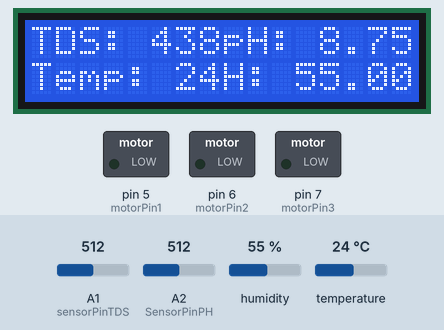
A sketch run on a simulated Arduino Uno, built with avr-gcc and run on an emulated ATmega328P. Parts: 16×2 character LCD, switched loads named in the sketch (green lamp = pin HIGH). Inputs (shaded band) come from the test bench; at power-on: humidity 55 %, A1 (sensorPinTDS) = 512, A2 (SensorPinPH) = 512, temperature 24 °C. What the sketch prints to the serial monitor is not drawn.

Above: at 1.2 s.
1.3 s: humidity set to 22 %
At 3.7 s:
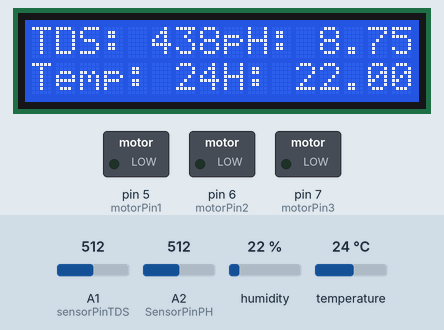
4.1 s: A1 (sensorPinTDS) set to 716
At 5.5 s:
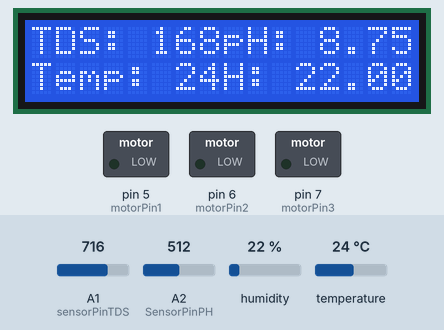
6.5 s: A2 (SensorPinPH) set to 716
At 8.4 s:
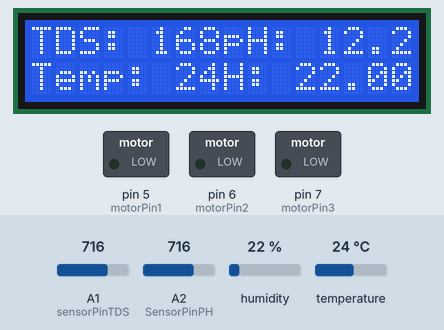
8.9 s: temperature set to 12 °C
At 10.6 s:
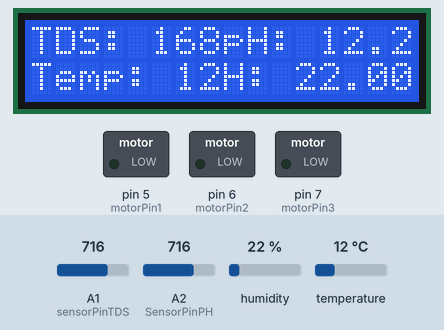
11.3 s: A1 (sensorPinTDS) set to 992
At 12.8 s:
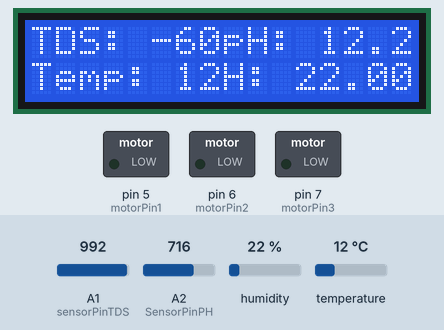
13.7 s: A2 (SensorPinPH) set to 992
At 15.1 s:
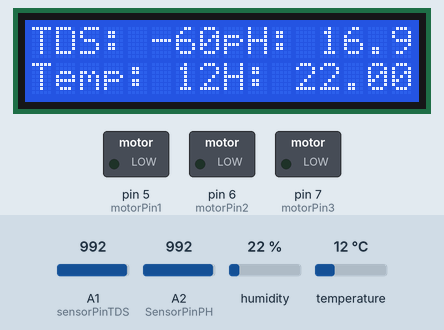
Timing chart, 0 to 16.7 s (numbered marks = the images above; inputs shaded):
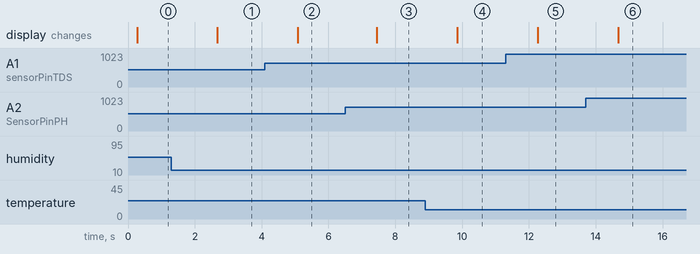

The sketch:

ino_code___firebase_sensor_data_real_time_working_complete__.ino
```cpp
#include <Wire.h>
#include <LiquidCrystal_I2C.h>
#include <DHT.h>
#include <ArduinoJson.h>


#define sensorPinTDS A1
#define SensorPinPH A2
#define DHTPIN 9
DHT dht(DHTPIN, DHT11);  // Assuming DHT11 sensor


LiquidCrystal_I2C lcd(0x27, 16, 2);  // set the LCD address to 0x27 for a 16 chars and 2 line display


const int motorPin1 = 5;  // Pin connected to the relay module controlling motor 1
const int motorPin2 = 6;  // Pin connected to the relay module controlling motor 2
const int motorPin3 = 7;  // Pin connected to the relay module controlling motor 3

unsigned long lastMotor2RunTime = 0;


float temperature, humidity;

void setup() {
  Serial.begin(9600);
  lcd.init();
  lcd.backlight();
  dht.begin();
  pinMode(motorPin1, OUTPUT);  // Initialize motorPin1 as output
  pinMode(motorPin2, OUTPUT);  // Initialize motorPin2 as output
  pinMode(motorPin3, OUTPUT);  // Initialize motorPin3 as output
  Serial.println("Program started");
}

void loop() {
  StaticJsonDocument<200> doc;

  // Read sensor data
  humidity = dht.readHumidity();
  temperature = dht.readTemperature();


  // Read TDS value
  int sensorValueTDS = analogRead(sensorPinTDS);
  float VoltageTDS = sensorValueTDS * 5.0 / 1024.0;
  float tdsValue = (133.42 / VoltageTDS * VoltageTDS * VoltageTDS - 255.86 * VoltageTDS * VoltageTDS + 857.39 * VoltageTDS) * 0.5;


  // Read pH value
  int buf[10], temp;
  unsigned long int avgValue = 0;
  for (int i = 0; i < 10; i++) {
    buf[i] = analogRead(SensorPinPH);
    delay(10);
  }
  for (int i = 0; i < 9; i++) {
    for (int j = i + 1; j < 10; j++) {
      if (buf[i] > buf[j]) {
        temp = buf[i];
        buf[i] = buf[j];
        buf[j] = temp;
      }
    }
  }
  for (int i = 2; i < 8; i++) {
    avgValue += buf[i];
  }
  float phValue = (float)avgValue * 5.0 / 1024.0 / 6.0;
  phValue = 3.5 * phValue;


  // Check for invalid sensor readings (optional)
  if (isnan(humidity) || isnan(temperature) || isnan(phValue) || isnan(tdsValue)) {
    Serial.println("Failed to read from sensor!");
  }

  // Assign data to JSON object
  doc.clear();
  doc["humidity"] = humidity;
  doc["temperature"] = temperature;
  doc["phValue"] = phValue;
  doc["tdsValue"] = tdsValue;


  // Control relay 1 based on pH value
  if (phValue < 6.5) {
    doc["relay1"] = 1;  // Turn on relay 1
  } else if (phValue >= 7.5) {
    doc["relay1"] = 0;  // Turn off relay 1
  }


  // Control relay 2 to run every 1 hour for 5 seconds
  if (millis() - lastMotor2RunTime >= 3600000) {
    doc["relay2"] = 1;             // Turn on relay 2
    delay(5000);                   // Run relay 2 for 5 seconds
    doc["relay2"] = 0;             // Turn off relay 2
    lastMotor2RunTime = millis();  // Update last run time
  } else {
    // Set relay 2 to 0 if not within the hourly interval (assuming you have a way to set values in doc)
    doc["relay2"] = 0;
  }


  // Control relay 3 based on temperature
  if (temperature > 33) {
    doc["relay3"] = 1;  // Turn on relay 3
  } else {
    doc["relay3"] = 0;  // Turn off relay 3
  }


  // Convert JSON object to string
  String jsonString;
  serializeJson(doc, jsonString);


// Display sensor values on LCD
  lcd.clear();
  lcd.setCursor(0, 0);
  lcd.print("TDS: ");
  lcd.print(tdsValue);
  lcd.setCursor(8, 0);
  lcd.print("pH: ");
  lcd.print(phValue, 2);
  lcd.setCursor(0, 1);
  lcd.print("Temp: ");
  lcd.print(temperature);
  lcd.setCursor(8, 1);
  lcd.print("H: ");
  lcd.print(humidity);


  // Send data to NodeMCU
  Serial.println(jsonString);
  delay(1000);  // Adjust delay as needed
}
```

Measured:
- after the input at 1.3 s, the display: changes after 1.4 s (image 1)
- after the input at 4.1 s, the display: changes after 0.98 s (image 2)
- after the input at 6.5 s, the display: changes after 0.94 s (image 3)
- after the input at 8.9 s, the display: changes after 0.95 s (image 4)
- after the input at 11.3 s, the display: changes after 0.96 s (image 5)
- after the input at 13.7 s, the display: changes after 0.97 s (image 6)
